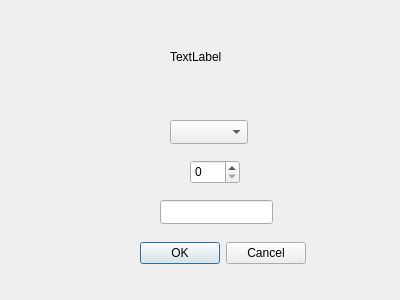
<?xml version="1.0" encoding="UTF-8"?>
<ui version="4.0">
 <class>Form</class>
 <widget class="QWidget" name="Form">
  <property name="geometry">
   <rect>
    <x>0</x>
    <y>0</y>
    <width>400</width>
    <height>300</height>
   </rect>
  </property>
  <property name="windowTitle">
   <string>Form</string>
  </property>
  <widget class="QLabel" name="lblTittle">
   <property name="geometry">
    <rect>
     <x>170</x>
     <y>50</y>
     <width>65</width>
     <height>14</height>
    </rect>
   </property>
   <property name="text">
    <string>TextLabel</string>
   </property>
  </widget>
  <widget class="QComboBox" name="cmbBlockDevice">
   <property name="geometry">
    <rect>
     <x>170</x>
     <y>120</y>
     <width>78</width>
     <height>24</height>
    </rect>
   </property>
  </widget>
  <widget class="QSpinBox" name="spnCapacity">
   <property name="geometry">
    <rect>
     <x>190</x>
     <y>160</y>
     <width>50</width>
     <height>24</height>
    </rect>
   </property>
  </widget>
  <widget class="QLineEdit" name="edtLabel">
   <property name="geometry">
    <rect>
     <x>160</x>
     <y>200</y>
     <width>113</width>
     <height>24</height>
    </rect>
   </property>
  </widget>
  <widget class="QDialogButtonBox" name="buttonBox">
   <property name="geometry">
    <rect>
     <x>130</x>
     <y>240</y>
     <width>176</width>
     <height>27</height>
    </rect>
   </property>
   <property name="standardButtons">
    <set>QDialogButtonBox::Cancel|QDialogButtonBox::Ok</set>
   </property>
  </widget>
 </widget>
 <resources/>
 <connections/>
</ui>
